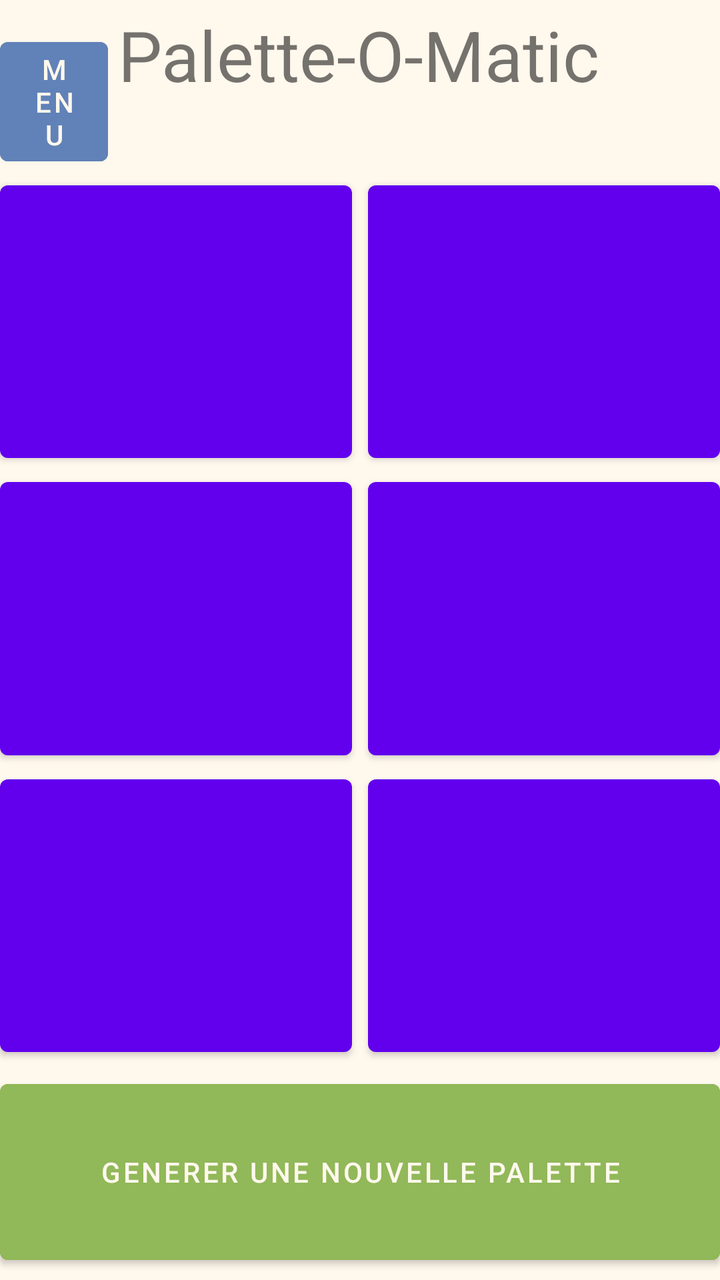
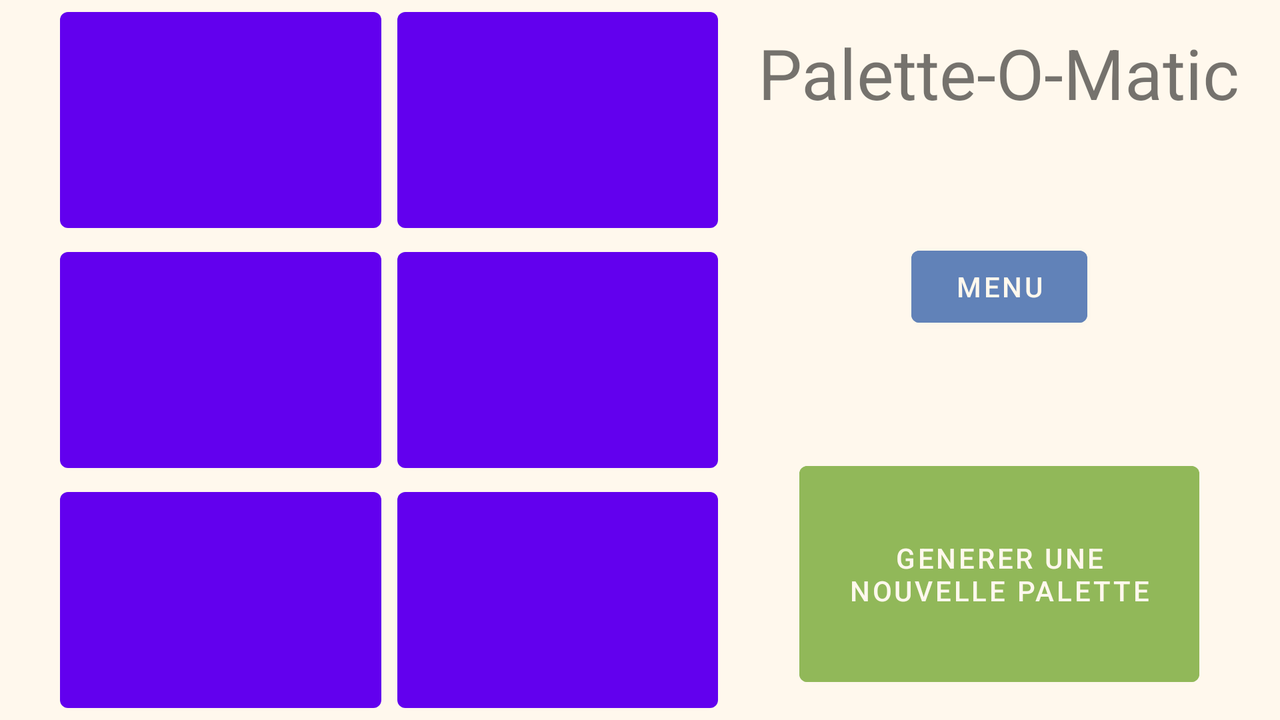

Two renders of one Android screen. The first uses the default layout on a phone; the second uses the alternative layout the repository ships for a different screen configuration, on a matching device. The two XML files are below.
<!-- AndroidManifest.xml: application theme Theme.LampeMagique -->
<!-- res/layout/palette.xml -->
<?xml version="1.0" encoding="utf-8"?>
<androidx.constraintlayout.widget.ConstraintLayout xmlns:android="http://schemas.android.com/apk/res/android"
    xmlns:app="http://schemas.android.com/apk/res-auto"
    xmlns:tools="http://schemas.android.com/tools"
    android:layout_width="match_parent"
    android:layout_height="match_parent"
    android:background="@color/background">

    <Button
        android:id="@+id/button_return_menu"
        android:layout_width="0dp"
        android:layout_height="wrap_content"
        android:layout_marginTop="15dp"
        android:layout_marginEnd="5dp"
        android:backgroundTint="@color/blue"
        android:text="@string/return_menu"
        app:layout_constraintBottom_toTopOf="@+id/color_picker_layout"
        app:layout_constraintEnd_toStartOf="@+id/palette_title"
        app:layout_constraintStart_toStartOf="parent"
        app:layout_constraintTop_toTopOf="parent" />

    <androidx.constraintlayout.widget.ConstraintLayout
        android:id="@+id/color_picker_layout"
        android:layout_width="0dp"
        android:layout_height="0dp"
        android:layout_marginTop="32dp"
        app:layout_constraintBottom_toTopOf="@+id/button_reset_palette"
        app:layout_constraintEnd_toEndOf="parent"
        app:layout_constraintHorizontal_bias="0.0"
        app:layout_constraintStart_toStartOf="parent"
        app:layout_constraintTop_toBottomOf="@+id/palette_title">

        <Button
            android:id="@+id/button_palette_main"
            android:layout_width="0dp"
            android:layout_height="0dp"
            android:layout_marginEnd="4dp"
            app:layout_constraintBottom_toTopOf="@+id/button_palette2"
            app:layout_constraintEnd_toStartOf="@+id/button_palette4"
            app:layout_constraintStart_toStartOf="parent"
            app:layout_constraintTop_toTopOf="parent" />

        <Button
            android:id="@+id/button_palette2"
            android:layout_width="0dp"
            android:layout_height="0dp"
            android:layout_marginEnd="4dp"
            app:layout_constraintBottom_toTopOf="@+id/button_palette3"
            app:layout_constraintEnd_toStartOf="@+id/button_palette5"
            app:layout_constraintStart_toStartOf="parent"
            app:layout_constraintTop_toBottomOf="@+id/button_palette_main" />

        <Button
            android:id="@+id/button_palette3"
            android:layout_width="0dp"
            android:layout_height="0dp"
            android:layout_marginEnd="4dp"
            app:layout_constraintBottom_toBottomOf="parent"
            app:layout_constraintEnd_toStartOf="@+id/button_palette6"
            app:layout_constraintHorizontal_bias="0.49"
            app:layout_constraintStart_toStartOf="parent"
            app:layout_constraintTop_toBottomOf="@+id/button_palette2" />

        <Button
            android:id="@+id/button_palette5"
            android:layout_width="0dp"
            android:layout_height="0dp"
            android:layout_marginStart="4dp"
            app:layout_constraintBottom_toTopOf="@+id/button_palette6"
            app:layout_constraintEnd_toEndOf="parent"
            app:layout_constraintStart_toEndOf="@+id/button_palette2"
            app:layout_constraintTop_toBottomOf="@+id/button_palette4" />

        <Button
            android:id="@+id/button_palette6"
            android:layout_width="0dp"
            android:layout_height="0dp"
            android:layout_marginStart="4dp"
            app:layout_constraintBottom_toBottomOf="parent"
            app:layout_constraintEnd_toEndOf="parent"
            app:layout_constraintStart_toEndOf="@+id/button_palette3"
            app:layout_constraintTop_toBottomOf="@+id/button_palette5" />

        <Button
            android:id="@+id/button_palette4"
            android:layout_width="0dp"
            android:layout_height="0dp"
            android:layout_marginStart="4dp"
            app:layout_constraintBottom_toTopOf="@+id/button_palette5"
            app:layout_constraintEnd_toEndOf="parent"
            app:layout_constraintHorizontal_bias="0.497"
            app:layout_constraintStart_toEndOf="@+id/button_palette_main"
            app:layout_constraintTop_toTopOf="parent" />
    </androidx.constraintlayout.widget.ConstraintLayout>

    <TextView
        android:id="@+id/palette_title"
        android:layout_width="wrap_content"
        android:layout_height="wrap_content"
        android:text="@string/palette_title"
        android:textSize="35sp"
        app:layout_constraintBottom_toTopOf="@+id/color_picker_layout"
        app:layout_constraintEnd_toEndOf="parent"
        app:layout_constraintHorizontal_bias="0.497"
        app:layout_constraintStart_toStartOf="parent"
        app:layout_constraintTop_toTopOf="parent" />

    <Button
        android:id="@+id/button_reset_palette"
        android:layout_width="0dp"
        android:layout_height="100dp"
        android:backgroundTint="@color/green"
        android:text="@string/palette_reset"
        app:layout_constraintBottom_toBottomOf="parent"
        app:layout_constraintEnd_toEndOf="parent"
        app:layout_constraintStart_toStartOf="parent"
        app:layout_constraintTop_toBottomOf="@+id/color_picker_layout" />
</androidx.constraintlayout.widget.ConstraintLayout>
<!-- resources referenced by this layout -->
<resources>
  <color name="background">#FFFFF8ED</color>
  <color name="blue">#FF6182b8</color>
  <color name="green">#FF91b859</color>
  <string name="palette_reset">Generer une nouvelle palette</string>
  <string name="palette_title">Palette-O-Matic</string>
  <string name="return_menu">Menu</string>
  <style name="Theme.LampeMagique" parent="Theme.MaterialComponents.DayNight.DarkActionBar">
          
          <item name="colorPrimary">@color/purple_500</item>
          <item name="colorPrimaryVariant">@color/purple_700</item>
          <item name="colorOnPrimary">@color/background</item>
          
          <item name="colorSecondary">@color/teal_200</item>
          <item name="colorSecondaryVariant">@color/teal_700</item>
          <item name="colorOnSecondary">@color/black</item>
          
          <item name="android:statusBarColor">?attr/colorPrimaryVariant</item>
          
      </style>
  <color name="purple_500">#FF6200EE</color>
  <color name="purple_700">#FF3700B3</color>
  <color name="teal_200">#FF03DAC5</color>
  <color name="teal_700">#FF018786</color>
  <color name="black">#FF000000</color>
</resources>
<!-- res/layout-land/palette.xml (the repository's variant of the layout above) -->
<!-- drawn on the phone turned sideways -->
<?xml version="1.0" encoding="utf-8"?>
<androidx.constraintlayout.widget.ConstraintLayout xmlns:android="http://schemas.android.com/apk/res/android"
    xmlns:app="http://schemas.android.com/apk/res-auto"
    xmlns:tools="http://schemas.android.com/tools"
    android:layout_width="match_parent"
    android:layout_height="match_parent"
    android:background="@color/background">

    <androidx.constraintlayout.widget.ConstraintLayout
        android:id="@+id/color_picker_layout"
        android:layout_width="0dp"
        android:layout_height="0dp"
        android:layout_marginStart="30dp"
        app:layout_constraintBottom_toBottomOf="parent"
        app:layout_constraintEnd_toStartOf="@+id/palette_title"
        app:layout_constraintStart_toStartOf="parent"
        app:layout_constraintTop_toTopOf="parent">

        <Button
            android:id="@+id/button_palette_main"
            android:layout_width="0dp"
            android:layout_height="0dp"
            android:layout_marginEnd="4dp"
            app:layout_constraintBottom_toTopOf="@+id/button_palette2"
            app:layout_constraintEnd_toStartOf="@+id/button_palette4"
            app:layout_constraintStart_toStartOf="parent"
            app:layout_constraintTop_toTopOf="parent" />

        <Button
            android:id="@+id/button_palette2"
            android:layout_width="0dp"
            android:layout_height="0dp"
            android:layout_marginEnd="4dp"
            app:layout_constraintBottom_toTopOf="@+id/button_palette3"
            app:layout_constraintEnd_toStartOf="@+id/button_palette5"
            app:layout_constraintStart_toStartOf="parent"
            app:layout_constraintTop_toBottomOf="@+id/button_palette_main" />

        <Button
            android:id="@+id/button_palette3"
            android:layout_width="0dp"
            android:layout_height="0dp"
            android:layout_marginEnd="4dp"
            app:layout_constraintBottom_toBottomOf="parent"
            app:layout_constraintEnd_toStartOf="@+id/button_palette6"
            app:layout_constraintHorizontal_bias="0.49"
            app:layout_constraintStart_toStartOf="parent"
            app:layout_constraintTop_toBottomOf="@+id/button_palette2" />

        <Button
            android:id="@+id/button_palette5"
            android:layout_width="0dp"
            android:layout_height="0dp"
            android:layout_marginStart="4dp"
            app:layout_constraintBottom_toTopOf="@+id/button_palette6"
            app:layout_constraintEnd_toEndOf="parent"
            app:layout_constraintStart_toEndOf="@+id/button_palette2"
            app:layout_constraintTop_toBottomOf="@+id/button_palette4" />

        <Button
            android:id="@+id/button_palette6"
            android:layout_width="0dp"
            android:layout_height="0dp"
            android:layout_marginStart="4dp"
            app:layout_constraintBottom_toBottomOf="parent"
            app:layout_constraintEnd_toEndOf="parent"
            app:layout_constraintStart_toEndOf="@+id/button_palette3"
            app:layout_constraintTop_toBottomOf="@+id/button_palette5" />

        <Button
            android:id="@+id/button_palette4"
            android:layout_width="0dp"
            android:layout_height="0dp"
            android:layout_marginStart="4dp"
            app:layout_constraintBottom_toTopOf="@+id/button_palette5"
            app:layout_constraintEnd_toEndOf="parent"
            app:layout_constraintHorizontal_bias="0.497"
            app:layout_constraintStart_toEndOf="@+id/button_palette_main"
            app:layout_constraintTop_toTopOf="parent" />

    </androidx.constraintlayout.widget.ConstraintLayout>

    <TextView
        android:id="@+id/palette_title"
        android:layout_width="wrap_content"
        android:layout_height="wrap_content"
        android:layout_marginStart="20dp"
        android:layout_marginEnd="20dp"
        android:text="@string/palette_title"
        android:textSize="35sp"
        app:layout_constraintBottom_toTopOf="@+id/button_reset_palette"
        app:layout_constraintEnd_toEndOf="parent"
        app:layout_constraintStart_toEndOf="@+id/color_picker_layout"
        app:layout_constraintTop_toTopOf="parent" />

    <Button
        android:id="@+id/button_reset_palette"
        android:layout_width="200dp"
        android:layout_height="120dp"
        android:layout_marginTop="154dp"
        android:backgroundTint="@color/green"
        android:text="@string/palette_reset"
        app:layout_constraintBottom_toBottomOf="parent"
        app:layout_constraintEnd_toEndOf="parent"
        app:layout_constraintStart_toEndOf="@+id/color_picker_layout"
        app:layout_constraintTop_toBottomOf="@+id/palette_title" />

    <Button
        android:id="@+id/button_return_menu"
        android:layout_width="wrap_content"
        android:layout_height="wrap_content"
        android:backgroundTint="@color/blue"
        android:text="@string/return_menu"
        app:layout_constraintBottom_toTopOf="@+id/button_reset_palette"
        app:layout_constraintEnd_toEndOf="parent"
        app:layout_constraintStart_toEndOf="@+id/color_picker_layout"
        app:layout_constraintTop_toBottomOf="@+id/palette_title" />
</androidx.constraintlayout.widget.ConstraintLayout>
